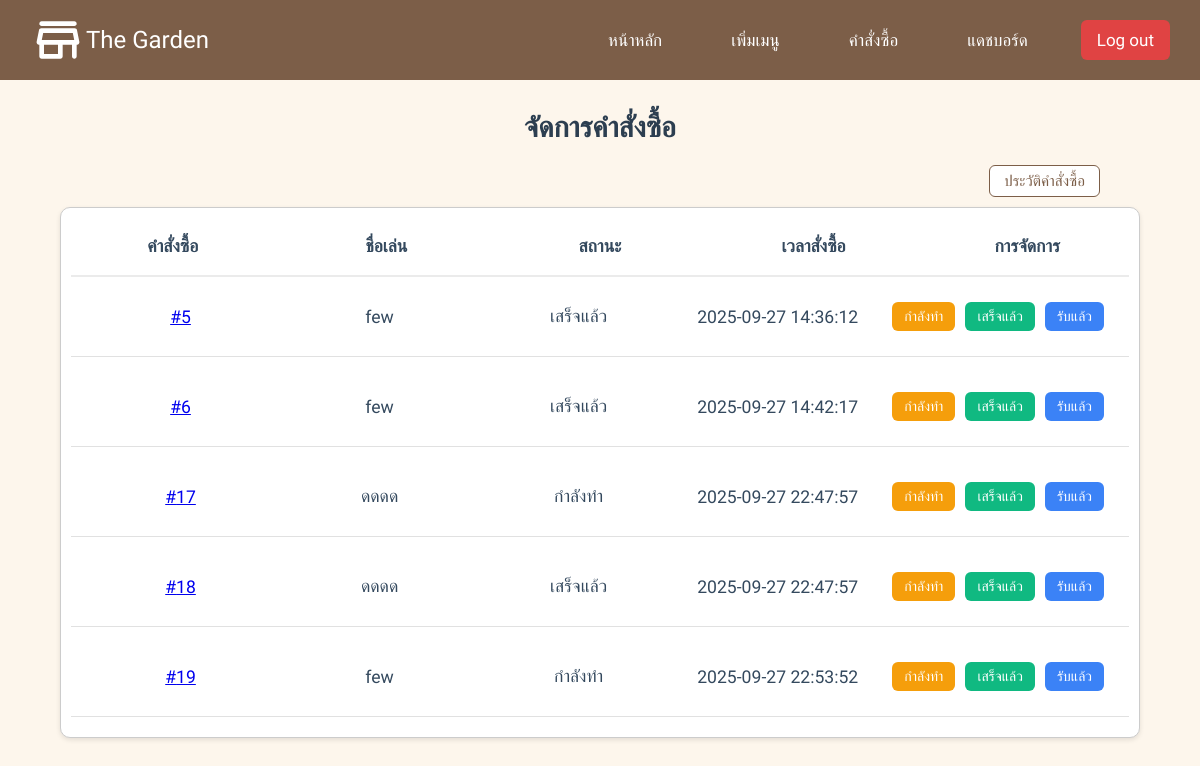
The page /manage-orders (signed in) on the database as committed earlier.
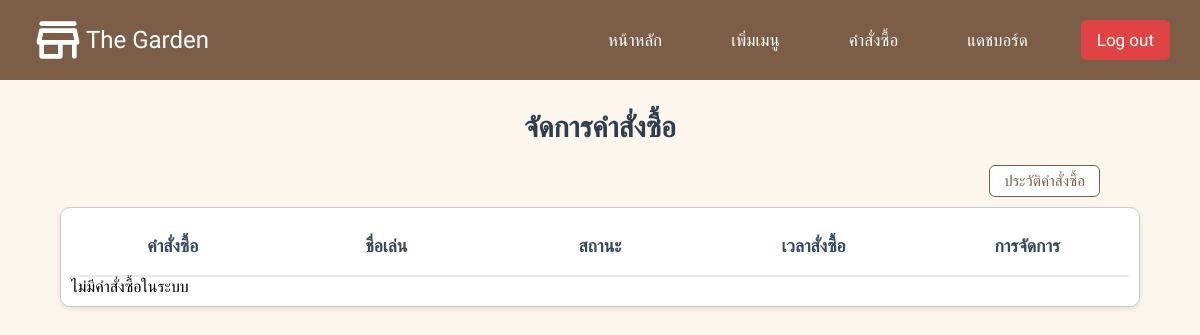
The same page on the database as committed later.
### tables this page shows
CREATE TABLE "orders" (
    id INTEGER UNIQUE,
    nickname TEXT NOT NULL,
    phone TEXT NOT NULL,
    note TEXT,
    cart_data TEXT,
    status TEXT,
    timestamp DATETIME,
    slip_filename TEXT, cancel_token TEXT,
    PRIMARY KEY(id)
);

### app.py (the view)
@app.route('/manage-orders', methods=['GET'])
def manage_orders():
    if session.get("role") != "owner":
        return "Unauthorized", 403
    with get_db() as db:
        orders = db.execute(
            "SELECT id, nickname, timestamp, status FROM orders WHERE status != ? ORDER BY timestamp ASC",
            ("รับแล้ว",)
        ).fetchall()
    return render_template('manage_orders.html', orders=orders)

### app.py (called while the page is built)
def get_db():
    conn = sqlite3.connect(db_garden, timeout=10)
    conn.row_factory = sqlite3.Row
    return conn

### templates/manage_orders.html (shortened to what this page needs)
{% extends "layout.html" %}
{% block content %}
<h1 class="order-title">จัดการคำสั่งซื้อ</h1>
 <div class="orders-header">
  <a href="{{ url_for('order_history') }}" class="history-link">ประวัติคำสั่งซื้อ</a>
</div>
<div class="orders-container">
  <div class="order-header">
    <div class="order-column">คำสั่งซื้อ</div>
    <div class="order-column">ชื่อเล่น</div>
    <div class="order-column">สถานะ</div>
    <div class="order-column">เวลาสั่งซื้อ</div>
    <div class="order-column">การจัดการ</div>
  </div>
  {% for order in orders %}
  <div class="order-detail-row" id="order-{{ order['id'] }}">
    <div class="order-column">
      <a href="{{ url_for('order_details', order_id=order['id']) }}">#{{ order['id'] }}</a>
    </div>
    <div class="order-column">{{ order['nickname'] }}</div>
    <div class="order-column">
      <span id="status-{{ order['id'] }}">{{ order['status'] }}</span>
    </div>
    <div class="order-column">{{ order['timestamp'] }}</div>
    <div class="order-column">
      <button onclick="updateStatus({{ order['id'] }}, 'กำลังทำ')">กำลังทำ</button>
      <button onclick="updateStatus({{ order['id'] }}, 'เสร็จแล้ว')">เสร็จแล้ว</button>
      <button onclick="updateStatus({{ order['id'] }}, 'รับแล้ว')">รับแล้ว</button>
    </div>
  </div>
  {% else %}
  <p>ไม่มีคำสั่งซื้อในระบบ</p>
  {% endfor %}
</div>
{% endblock %}

Rows that differ between the two databases and show on the page:
no longer on this page (row edited): orders: id "5", nickname "few", status "เสร็จแล้ว", timestamp "2025-09-27 14:36:12"
no longer on this page (row edited): orders: id "6", nickname "few", status "เสร็จแล้ว", timestamp "2025-09-27 14:42:17"
no longer on this page (row edited): orders: id "17", nickname "ดดดด", status "กำลังทำ", timestamp "2025-09-27 22:47:57"
no longer on this page (row edited): orders: id "18", nickname "ดดดด", status "เสร็จแล้ว", timestamp "2025-09-27 22:47:57"
no longer on this page (row edited): orders: id "19", nickname "few", status "กำลังทำ", timestamp "2025-09-27 22:53:52"
Other text that changed with them:
text now shown: "ไม่มีคำสั่งซื้อในระบบ"
